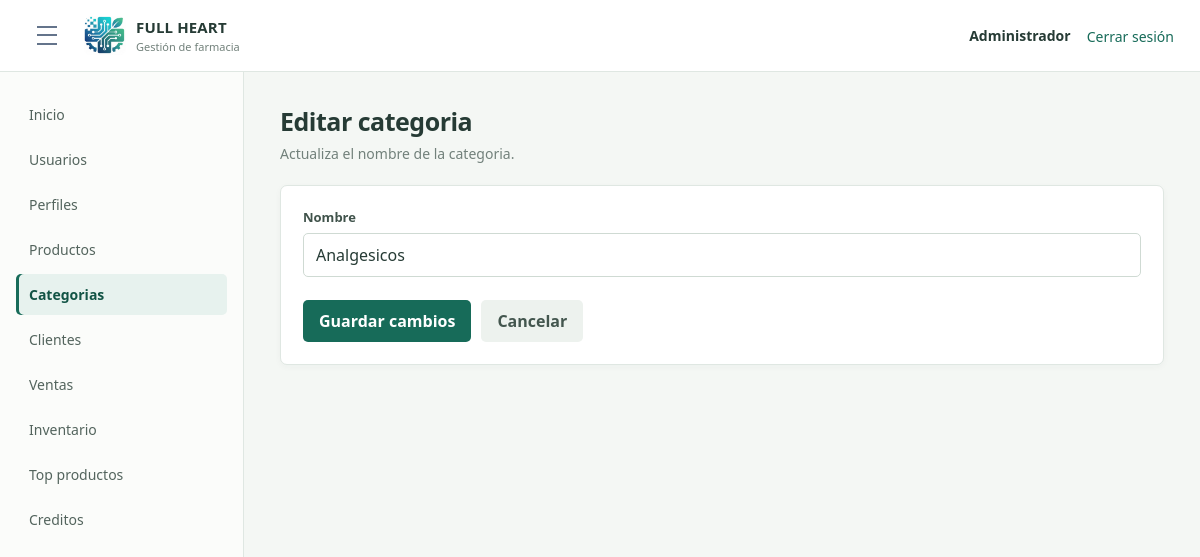
The app's page /index.php?route=module/categorias/editar&id=1 (signed in) with its own data.
### tables this page shows
CREATE TABLE `opcion` (
  `idopcion` int(11) NOT NULL AUTO_INCREMENT,
  `descripcion` varchar(100) NOT NULL,
  `url` varchar(200) NOT NULL,
  `icono` varchar(50) NOT NULL DEFAULT 'fa-circle',
  `estado` tinyint(1) NOT NULL DEFAULT 1,
  `fecha_creacion` datetime NOT NULL DEFAULT current_timestamp(),
  PRIMARY KEY (`idopcion`)
);

CREATE TABLE `categoria` (
  `idcategoria` int(11) NOT NULL AUTO_INCREMENT,
  `nombre` varchar(100) NOT NULL,
  `estado` tinyint(1) DEFAULT 1,
  `fecha_creacion` datetime NOT NULL DEFAULT current_timestamp(),
  PRIMARY KEY (`idcategoria`)
);

### app/Controllers/CategoriaController.php (called while the page is built, shortened)
<?php
class CategoriaController
{
    private Category $categories;
    private Profile $profiles;
    public function __construct(Category $categories, Profile $profiles)
    {
        $this->categories = $categories;
        $this->profiles = $profiles;
    }
    public function edit(): void
    {
        $menuOptions = $this->requireAccess("GET");
        $this->renderForm($menuOptions, $this->requireCategory($_GET["id"] ?? null), []);
    }
    private function renderForm(array $menuOptions, array $category, array $errors): void
    {
        $editing = isset($category["idcategoria"]);
        require __DIR__ . "/../Views/layout/app.php";
    }
    private function requireCategory($id): array
    {
        $id = filter_var($id, FILTER_VALIDATE_INT, ["options" => ["min_range" => 1]]);
        $category = $id !== false ? $this->categories->findById($id) : null;
        return $category;
    }
    private function requireAccess(string $method): array
    {
        $menuOptions = $this->profiles->menuOptions((int) ($_SESSION["idperfil"] ?? 0));
        return $menuOptions;
    }
}

### app/Models/Profile.php (called while the page is built, shortened)
<?php
class Profile
{
    private PDO $db;
    public function __construct(PDO $db)
    {
        $this->db = $db;
    }
    public function menuOptions(int $profileId): array
    {
        $sql = "SELECT o.descripcion, o.url, o.icono
                FROM acceso a
                INNER JOIN opcion o ON o.idopcion = a.idopcion
                WHERE a.idperfil = :idperfil
                  AND a.estado = 1
                  AND o.estado = 1
                ORDER BY o.idopcion";
        $statement = $this->db->prepare($sql);
        $statement->execute(["idperfil" => $profileId]);
        return $statement->fetchAll();
    }
}

### app/Models/User.php (called while the page is built, shortened)
<?php
class User
{
    private PDO $db;
    public function __construct(PDO $db)
    {
        $this->db = $db;
    }
    public function isActive(int $id): bool
    {
        $statement = $this->db->prepare("SELECT 1 FROM usuario WHERE idusuario = :id AND estado = 1");
        $statement->execute(["id" => $id]);
        return $statement->fetchColumn() !== false;
    }
}

### app/Models/Category.php (called while the page is built, shortened)
<?php
class Category
{
    private PDO $db;
    public function __construct(PDO $db)
    {
        $this->db = $db;
    }
    public function findById(int $id): ?array
    {
        $statement = $this->db->prepare("SELECT idcategoria, nombre, estado, fecha_creacion
                                       FROM categoria
                                       WHERE idcategoria = :id");
        $statement->execute(["id" => $id]);
        return $statement->fetch(PDO::FETCH_ASSOC) ?: null;
    }
}

### app/Views/categorias/form.php (the view, shortened to what this page needs)
<div class="page-title">
    <h1><?= $editing ? "Editar categoria" : "Registrar categoria" ?></h1>
    <p><?= $editing ? "Actualiza el nombre de la categoria." : "Crea una categoria activa para clasificar productos." ?></p>
</div>
<section class="panel">
    <form class="form-stack" method="post" action="index.php?route=module/categorias/<?= $editing ? 'actualizar' : 'guardar' ?>">
        <div class="form-field">
            <label for="nombre">Nombre</label>
            <input id="nombre" name="nombre" type="text" maxlength="100" required value="<?= htmlspecialchars($category["nombre"], ENT_QUOTES, "UTF-8") ?>">
        </div>
        <div class="form-actions">
            <button class="btn btn-primary" type="submit"><?= $editing ? "Guardar cambios" : "Guardar categoria" ?></button>
            <a class="btn btn-light" href="index.php?route=module/categorias">Cancelar</a>
        </div>
    </form>
</section>

### app/Views/layout/sidebar.php
<?php $currentRoute = $_GET["route"] ?? "dashboard"; ?>
<aside class="sidebar">
    <nav aria-label="Menu principal">
        <a href="index.php?route=dashboard" <?= $currentRoute === "dashboard" ? 'aria-current="page"' : "" ?>>Inicio</a>
        <?php foreach ($menuOptions as $option): ?>
            <?php $route = $option["url"] ?? ""; ?>
            <a href="index.php?route=<?= urlencode($route) ?>" <?= ($currentRoute === $route || str_starts_with($currentRoute, $route . "/")) ? 'aria-current="page"' : "" ?>>
                <?= htmlspecialchars($option["descripcion"]) ?>
            </a>
        <?php endforeach; ?>
    </nav>
</aside>

### public/css/styles.css (style rules this page uses)
* { box-sizing: border-box; }
body { margin: 0; font-family: Arial, sans-serif; color: #1f2937; background: #f3f6fb; }
a { color: inherit; }
.login-card p, .page-title p { margin: 8px 0 24px; color: #64748b; }
label { display: block; margin: 14px 0 7px; font-size: 14px; font-weight: 700; }
input, select { width: 100%; min-height: 44px; padding: 10px 12px; border: 1px solid #cbd5e1; border-radius: 6px; font: inherit; background: #ffffff; }
.btn { display: inline-flex; align-items: center; justify-content: center; min-height: 40px; padding: 10px 16px; border: 0; border-radius: 6px; font: inherit; font-weight: 700; text-decoration: none; cursor: pointer; }
.btn-primary { background: #0f766e; color: #ffffff; }
.btn-light { background: #e2e8f0; color: #0f172a; }
.sidebar { width: 230px; padding: 20px; background: #ffffff; border-right: 1px solid #e5e7eb; transition: width 0.2s ease, padding 0.2s ease, transform 0.2s ease; }
.sidebar nav { display: grid; gap: 8px; }
.sidebar a { padding: 10px 12px; border-radius: 6px; color: #334155; text-decoration: none; }
.sidebar a:hover, .sidebar a[aria-current="page"] { background: #e0f2f1; color: #0f766e; }
h1 { margin: 0; font-size: 24px; }
.summary-card, .panel { padding: 20px; background: #ffffff; border: 1px solid #e5e7eb; border-radius: 8px; }
.form-stack { display: grid; gap: 18px; }
.form-field label { margin-top: 0; }
.form-actions { display: flex; flex-wrap: wrap; gap: 10px; }
:root { --farmacia-green: #176b59; --farmacia-green-dark: #125445; --farmacia-green-soft: #e7f2ee; --farmacia-ink: #263b35; --farmacia-muted: #72817b; --farmacia-border: #dfe7e2; --farmacia-paper: #ffffff; --farmacia-background: #f4f7f4; }
body { color: var(--farmacia-ink); background: var(--farmacia-background); font-family: "Segoe UI", Arial, sans-serif; }
.sidebar { width: 244px; padding: 22px 16px; background: #fbfcfa; border-right-color: var(--farmacia-border); }
.sidebar nav { gap: 4px; }
.sidebar a { padding: 11px 13px; border-radius: 5px; color: #53645d; font-size: 14px; }
.sidebar a[aria-current="page"] { background: var(--farmacia-green-soft); color: var(--farmacia-green-dark); font-weight: 700; box-shadow: inset 3px 0 var(--farmacia-green); }
.page-title { margin-bottom: 22px; }
.page-title h1 { color: var(--farmacia-ink); font-size: 25px; letter-spacing: -.02em; }
.page-title p { margin: 6px 0 0; color: var(--farmacia-muted); font-size: 14px; }
.panel, .summary-card { background: var(--farmacia-paper); border: 1px solid var(--farmacia-border); border-radius: 7px; box-shadow: 0 2px 7px rgba(35, 66, 53, .035); }
.panel { padding: 22px; }
.btn-primary { background: var(--farmacia-green); }
.btn-light { background: #edf2ee; color: #43564e; }
.btn { border-radius: 5px; }
input, select { border-color: #cfdad3; border-radius: 5px; color: var(--farmacia-ink); }
label { color: #40534b; font-size: 13px; }
.form-stack { gap: 20px; }
.form-actions { padding-top: 3px; }

### records on screen
opcion: descripcion "Usuarios"
opcion: descripcion "Perfiles"
opcion: descripcion "Productos"
opcion: descripcion "Categorias"
opcion: descripcion "Clientes"
opcion: descripcion "Ventas"
opcion: descripcion "Inventario"
opcion: descripcion "Top productos"
opcion: descripcion "Creditos"
categoria: nombre "Analgesicos"

### other values on screen
$_SESSION["nombre"] "Administrador"
